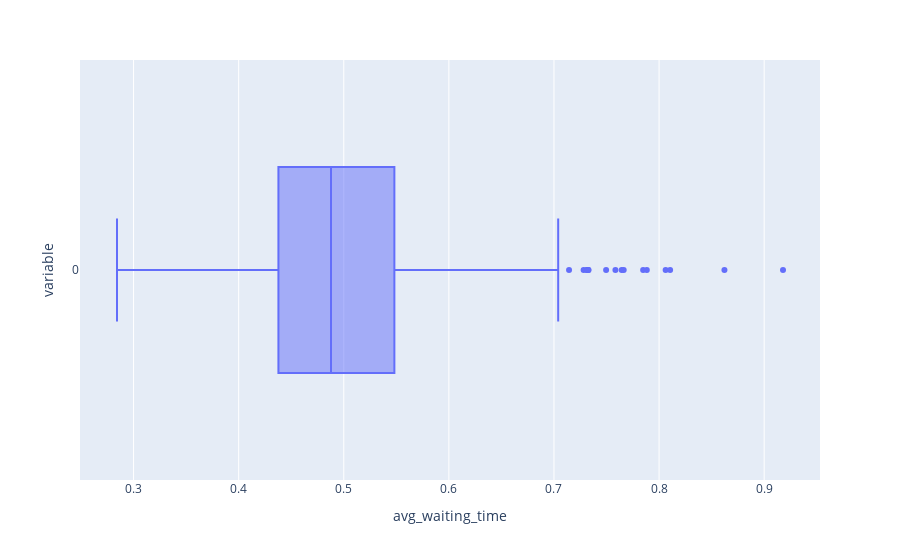

Notebook cell for this chart:
### Code cell
px.box(data, orientation='h', labels={"value": tipo})

### Figure 1 — Plotly figure (JSON) as saved in the notebook; plotly's stock layout.template omitted (floating-point values rounded to 4 significant figures; data arrays with more than 128 entries replaced by an {"elided": "..."} marker saying what was removed)
{"data": [{"alignmentgroup": "True", "hovertemplate": "avg_waiting_time=%{x}<br>variable=%{y}<extra></extra>", "legendgroup": "", "marker": {"color": "#636efa"}, "name": "", "notched": false, "offsetgroup": "", "orientation": "h", "showlegend": false, "type": "box", "x": {"elided": "1000 float values"}, "x0": " ", "xaxis": "x", "y": {"elided": "1000 str values"}, "y0": " ", "yaxis": "y"}], "layout": {"boxmode": "group", "legend": {"tracegroupgap": 0}, "margin": {"t": 60}, "xaxis": {"anchor": "y", "domain": [0, 1], "title": {"text": "avg_waiting_time"}}, "yaxis": {"anchor": "x", "domain": [0, 1], "title": {"text": "variable"}}}}
